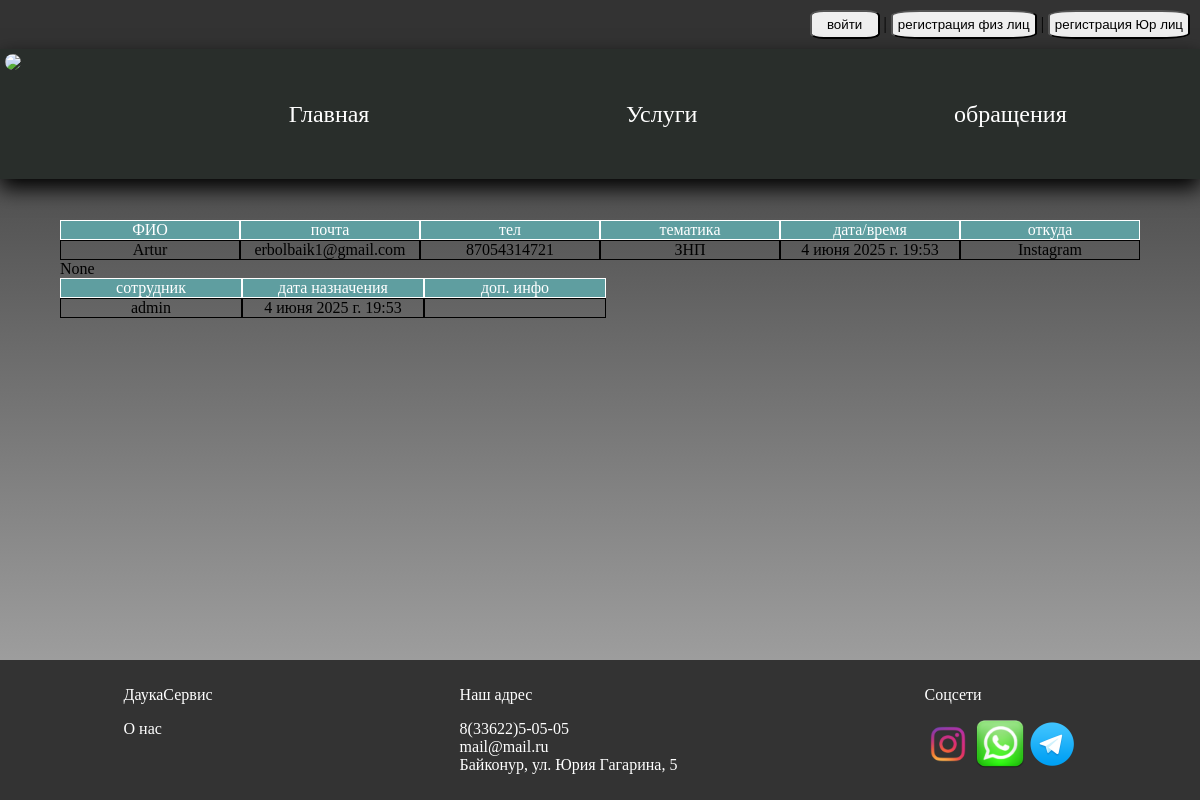
Page /voices/7/ on the earlier database version.
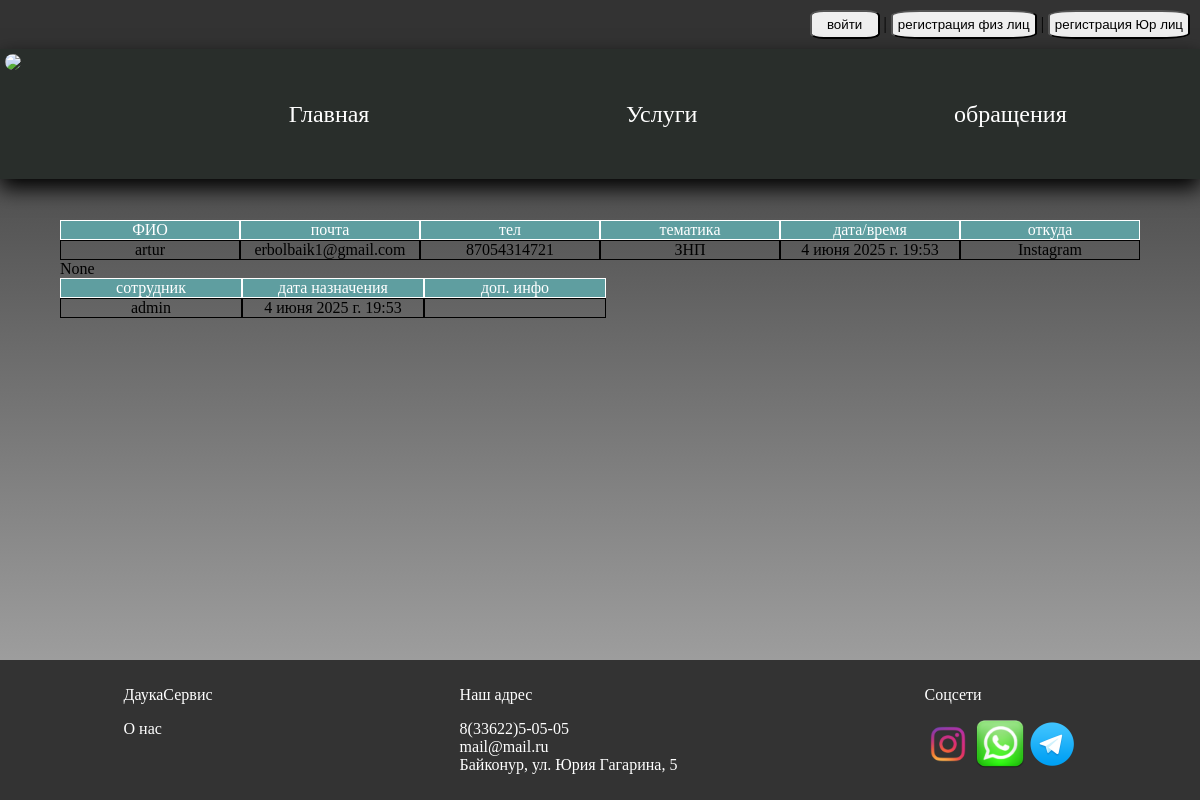
Same page on the later database version.
### voiceService/models.py (models this page shows, shortened)
class Voice(models.Model):
    client = models.ForeignKey(CustomUser, null=True, blank=True, on_delete=models.SET_NULL,
                               verbose_name='зарег. клиент')
    full_name = models.CharField(max_length=255, blank=True, verbose_name='ФИО')
    phone = models.CharField('телефон', max_length=30, blank=True)
    email = models.EmailField('почта', blank=True)
    created_at = models.DateTimeField(auto_now_add=True, verbose_name='время обращения')
    topic = models.ForeignKey(Topic, verbose_name='тематика', on_delete=models.SET_NULL, null=True)
    source = models.CharField(max_length=50, choices=[
        ('instagram', 'Instagram'),
        ('call', 'звонок'),
        ('vk', 'ВК'),
        ('tg', 'телеграм'),
        ('whatsapp', 'WhatsApp'),
        ('site', 'сайт'),
    ], verbose_name='откуда заявка')
    status = models.BooleanField('Статус', default=False)
    text = models.TextField('текст обращения',null=True)
    class Meta:
        verbose_name = 'заявка'
        verbose_name_plural = 'заявки'

class Topic(models.Model):
    title = models.CharField(max_length=255)
    class Meta:
        verbose_name = 'тема заявки'
        verbose_name_plural = 'темы заявки'
    def __str__(self):
        return f'{self.title}'

### userManager/models.py (models this page shows)
class CustomUser(AbstractUser):
    inn = models.PositiveIntegerField('ИНН', blank=True, null=True, unique=True)
    email = models.EmailField(unique=True)

### voiceService/views.py (the view)
# urls.py: path('voices/<int:pk>/', VoiceDetailView.as_view(), name='voice_detail'),
class VoiceDetailView(DetailView):
    model = Voice
    template_name = 'voice_detail.html'  # Укажите путь к вашему шаблону
    context_object_name = 'object'  # Имя контекстного объекта, доступного в шаблоне
    def get_context_data(self, **kwargs):
        context = super().get_context_data(**kwargs)
        voice = self.object  # Получаем текущий объект Voice
        masters = CustomUser.objects.filter(groups__name='Мастер').distinct()
        context['voice_assignments'] = VoiceAssignment.objects.filter(voice=voice).order_by('-assigned_at')  # Фильтруем назначения
        context['form'] = VoiceAssignmentForm()  # Добавляем форму в контекст
        context['masters'] = masters
        return context

### userManager/views.py (called while the page is built)
def auth_form_processor(request):
    creating_form = UserForm()
    auth_form = AuthenticationForm()
    creating_form_legal = LegalEntity()
    return {
        'creating_form': creating_form,
        'auth_form': auth_form,
        'creating_form_legal': creating_form_legal,
        'roles':list(request.user.groups.all().values_list('name', flat=True)) if request.user.is_authenticated else []
    }

### templates/voice_detail.html (shortened to what this page needs)
{% extends 'base.html' %}
{% block content %}
<div class="row d-flex" style="color:#ffffff;background-color: cadetblue;margin-top: 20px;">
    <div class="col">ФИО</div>
    <div class="col">почта</div>
    <div class="col">тел</div>
    <div class="col">тематика</div>
    <div class="col">дата/время</div>
    <div class="col">откуда</div>
</div>
<div class="row d-flex">
    <div class="col">{{ object.client|default:object.full_name }}</div>
    <div class="col">{{object.email}}</div>
    <div class="col">{{object.phone}}</div>
    <div class="col">{{object.topic}}</div>
    <div class="col">{{object.created_at}}</div>
    <div class="col">{{object.get_source_display}}</div>
</div>
<div>{{object.text}}</div>
{% if voice_assignments %}
<div class="row d-flex" style="color:#ffffff;">
    <div class="col" style="background-color: cadetblue">сотрудник</div>
    <div class="col" style="background-color: cadetblue">дата назначения</div>
    <div class="col" style="background-color: cadetblue">доп. инфо</div>
</div>
    {% for voice_assignment in voice_assignments %}
        <div class="row d-flex">
            <div class="col">{{voice_assignment.employee|default:'ждет назначения'}}</div>
            <div class="col">{{voice_assignment.assigned_at}}</div>
            <div class="col">{{voice_assignment.additional_info}}</div>
        </div>
    {% endfor %}
{% endif %}
{% endblock %}

Differences in the rows shown:
changed through a linked row, Voice "erbolbaik1@gmail.com": client "Artur" → "artur"
